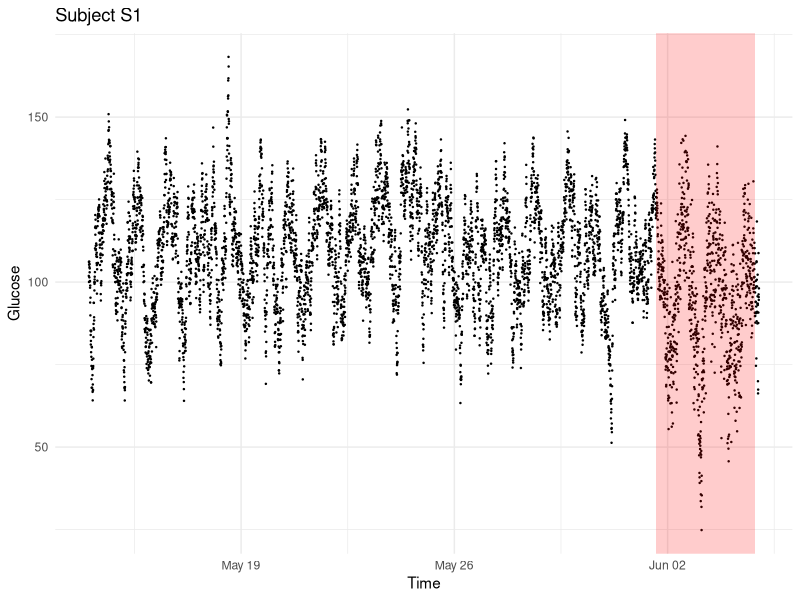
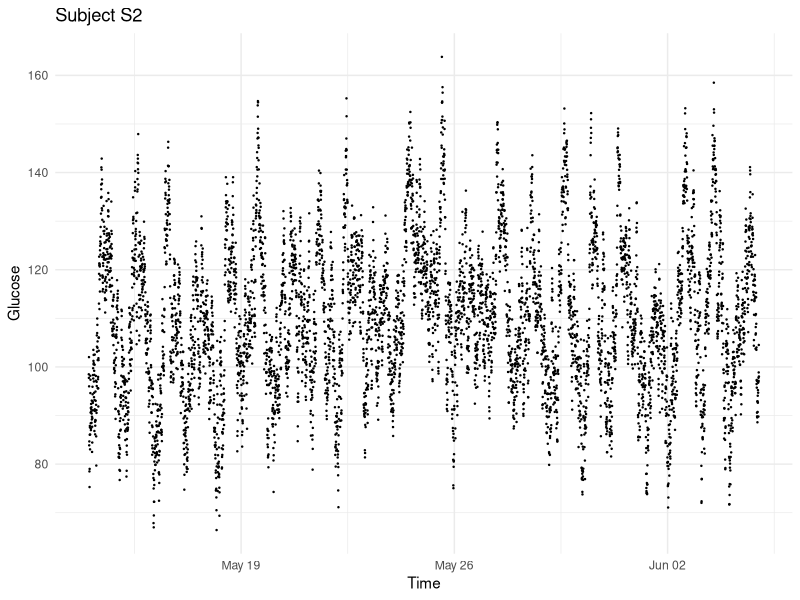
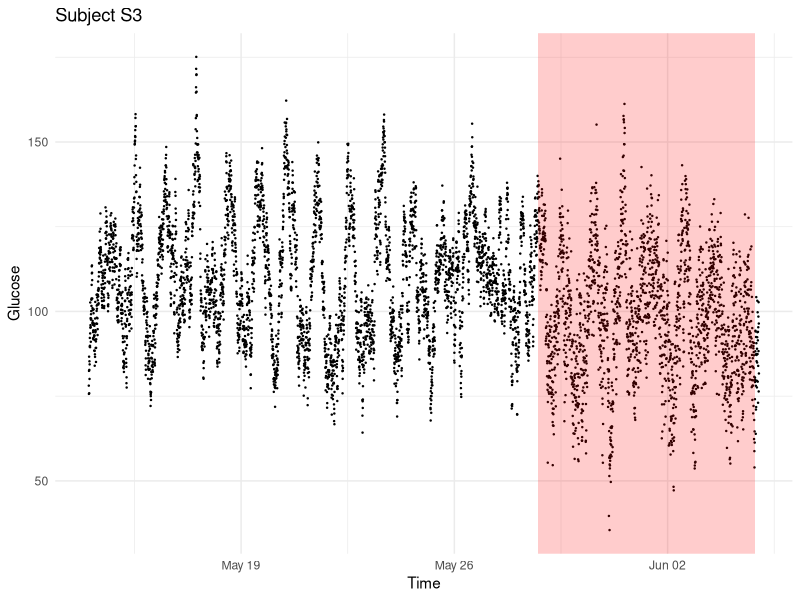
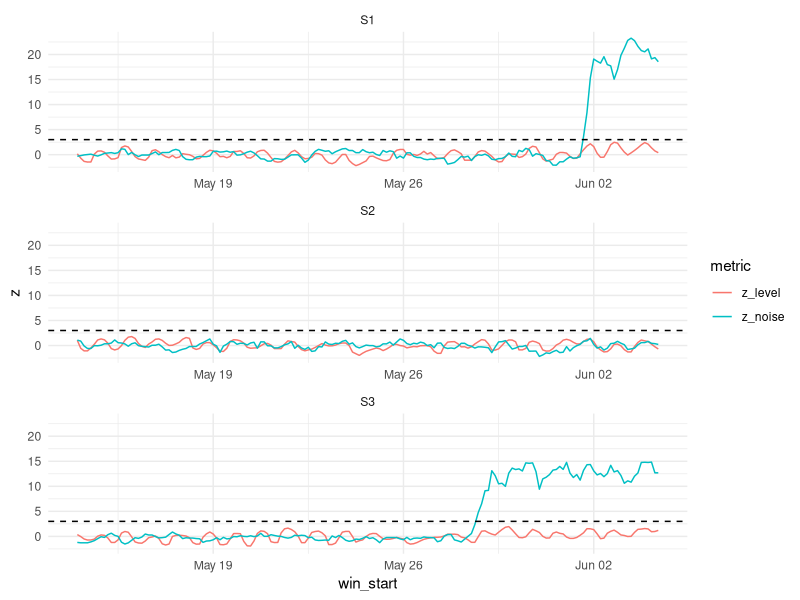

Generate these figures, in order, with R:
## ---- chunk 1
knitr::opts_chunk$set(echo = TRUE, warning = FALSE, message = FALSE, fig.width = 11, fig.height = 3.5)
library(dplyr)
library(purrr)
library(ggplot2)
## ---- chunk 2
cfg <- list(
  window_h        = 12,    # rolling window length (hours)
  step_h          = 3,     # window step (hours)
  max_dt_min      = 20,    # only use consecutive readings <= this far apart for |diff|
  min_cov         = 0.5,   # min fraction of expected readings in a window
  session_gap_h   = 12,    # gap that starts a new sensor session
  min_windows     = 10,    # sessions with fewer windows are skipped (baseline unreliable)
  baseline_days   = NULL,  # NULL = whole session median; or e.g. 5 = use first 5 days as baseline
  z_noise         = 3,     # noise z-score threshold
  z_level         = 3,     # level-drop z-score threshold
  z_level_noise_min = 1,   # noise z needed in addition to a level drop
  merge_gap_h     = 12,    # merge flagged windows separated by less than this
  min_seg_h       = 24     # minimum segment duration to report
)
## ---- chunk 3
# dat_raw <- readRDS("your_data.rds")   # <- your data here

# ---- demo data (delete when using real data) ----
simulate_cgm <- function(subject, days = 22, det_day = NULL) {
  t <- seq(as.POSIXct("2025-05-14 00:00:00", tz = "UTC"), by = "5 min", length.out = days * 288)
  h <- as.numeric(format(t, "%H")) + as.numeric(format(t, "%M")) / 60
  gl <- 110 + 15 * sin(2 * pi * (h - 8) / 24) +
    as.numeric(arima.sim(list(ar = 0.95), n = length(t), sd = 4)) + rnorm(length(t), 0, 1.5)
  if (!is.null(det_day)) {
    k <- t >= t[1] + det_day * 86400
    gl[k] <- gl[k] - 15 + rnorm(sum(k), 0, 9)
  }
  tibble(subject = subject, gluc_time = t, gl = gl)
}
set.seed(1)
dat_raw <- bind_rows(simulate_cgm("S1", det_day = 19),
                     simulate_cgm("S2"),
                     simulate_cgm("S3", det_day = 15))
## ---- chunk 4
dat <- dat_raw %>%
  filter(!is.na(gl), !is.na(gluc_time)) %>%
  arrange(subject, gluc_time) %>%
  distinct(subject, gluc_time, .keep_all = TRUE) %>%
  group_by(subject) %>%
  mutate(dt_min  = as.numeric(difftime(gluc_time, lag(gluc_time), units = "mins")),
         session = cumsum(is.na(dt_min) | dt_min > cfg$session_gap_h * 60)) %>%
  ungroup()
## ---- chunk 5
# Rolling-window features + robust z-scores for ONE subject-session
score_session <- function(d, cfg) {
  t  <- as.numeric(d$gluc_time)
  g  <- d$gl
  tz <- attr(d$gluc_time, "tzone"); if (is.null(tz)) tz <- ""
  dt <- c(NA, diff(t)) / 60
  ad <- ifelse(!is.na(dt) & dt <= cfg$max_dt_min, abs(c(NA, diff(g))), NA)

  W <- cfg$window_h * 3600
  # skip sessions too short to hold min_windows windows (also avoids seq() "wrong sign" error)
  if (max(t) - min(t) < W + (cfg$min_windows - 1) * cfg$step_h * 3600) return(tibble())
  starts <- seq(min(t), max(t) - W, by = cfg$step_h * 3600)
  if (length(starts) < cfg$min_windows) return(tibble())

  step_dt  <- median(dt, na.rm = TRUE)
  expected <- W / 60 / step_dt

  f <- map_dfr(starts, function(s) {
    lo <- findInterval(s,     t, left.open = TRUE) + 1
    hi <- findInterval(s + W, t, left.open = TRUE)
    i  <- if (hi >= lo) lo:hi else integer(0)
    a  <- ad[i]; a <- a[!is.na(a)]
    tibble(win_start = .POSIXct(s, tz = tz),
           win_end   = .POSIXct(s + W, tz = tz),
           cov   = length(i) / expected,
           noise = if (length(a) >= 10) unname(quantile(a, 0.75)) else NA_real_,
           level = if (length(i) > 0) median(g[i]) else NA_real_)
  })

  ok <- f$cov >= cfg$min_cov & !is.na(f$noise) & !is.na(f$level)
  base <- ok
  if (!is.null(cfg$baseline_days)) {
    base <- base & as.numeric(f$win_start) < min(t) + cfg$baseline_days * 86400
  }
  if (sum(base) < 5) base <- ok
  if (sum(base) < 5) return(tibble())

  robust_sd <- function(x) pmax(mad(x), 0.1 * abs(median(x)), 1e-6)  # floor avoids tiny MAD
  f %>% mutate(
    z_noise = (noise - median(noise[base])) / robust_sd(noise[base]),
    z_level = (median(level[base]) - level)   / robust_sd(level[base]),   # positive = lower than usual
    flag    = ok & (z_noise > cfg$z_noise |
                    (z_level > cfg$z_level & z_noise > cfg$z_level_noise_min)),
    session_start = min(d$gluc_time),
    session_end   = max(d$gluc_time)
  )
}

# Merge flagged windows into segments for ONE subject-session
make_segments <- function(f, cfg) {
  fl <- f %>% filter(flag)
  if (nrow(fl) == 0) return(tibble())
  s <- as.numeric(fl$win_start); e <- as.numeric(fl$win_end)
  prev_max <- c(-Inf, head(cummax(e), -1))
  grp <- cumsum(s - prev_max > cfg$merge_gap_h * 3600)

  fl %>%
    mutate(grp = grp) %>%
    group_by(grp) %>%
    summarise(seg_start   = min(win_start),
              seg_end     = min(max(win_end), first(session_end)),
              n_windows   = n(),
              max_z_noise = max(z_noise),
              max_z_level = max(z_level),
              session_end = first(session_end),
              .groups = "drop") %>%
    mutate(duration_h = as.numeric(difftime(seg_end, seg_start, units = "hours")),
           runs_to_sensor_end = seg_end >= session_end - cfg$window_h * 3600) %>%
    filter(duration_h >= cfg$min_seg_h) %>%
    select(-grp, -session_end)
}
## ---- chunk 6
scored <- dat %>%
  group_by(subject, session) %>%
  group_modify(~ score_session(.x, cfg)) %>%
  ungroup()

segments <- scored %>%
  group_by(subject, session) %>%
  group_modify(~ make_segments(.x, cfg)) %>%
  ungroup()
## ---- chunk 7
segments %>% mutate(across(c(duration_h, max_z_noise, max_z_level), ~ round(.x, 1)))
## ---- chunk 8
all_subjects <- unique(dat$subject)
flagged_list <- map(setNames(all_subjects, all_subjects), function(s) {
  segments %>% filter(subject == s) %>% select(seg_start, seg_end, duration_h)
})
flagged_list
## ---- chunk 9
unique(segments$subject)
## ---- chunk 10
walk(all_subjects, function(s) {
  p <- ggplot(filter(dat, subject == s), aes(gluc_time, gl)) +
    geom_point(size = 0.2) +
    geom_rect(data = filter(segments, subject == s),
              aes(xmin = seg_start, xmax = seg_end, ymin = -Inf, ymax = Inf),
              inherit.aes = FALSE, fill = "red", alpha = 0.2) +
    labs(title = paste("Subject", s), x = "Time", y = "Glucose") +
    theme_minimal()
  print(p)
})
## ---- chunk 11
scored %>%
  tidyr::pivot_longer(c(z_noise, z_level), names_to = "metric", values_to = "z") %>%
  ggplot(aes(win_start, z, colour = metric)) +
  geom_line() +
  geom_hline(yintercept = c(cfg$z_noise), linetype = 2) +
  facet_wrap(~ subject, scales = "free_x", ncol = 1) +
  theme_minimal()
